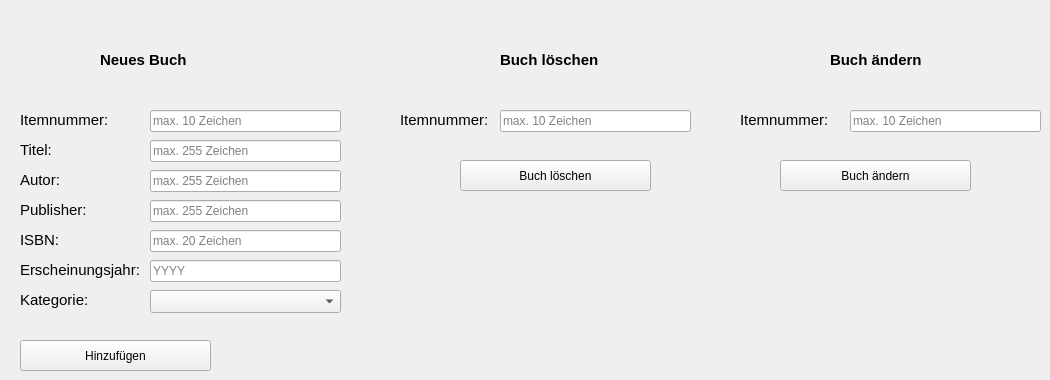
   <widget class="QWidget" name="pageNewItem">
    <widget class="QLabel" name="label_12">
     <property name="geometry">
      <rect>
       <x>20</x>
       <y>140</y>
       <width>121</width>
       <height>20</height>
      </rect>
     </property>
     <property name="font">
      <font>
       <pointsize>11</pointsize>
       <underline>false</underline>
       <kerning>true</kerning>
      </font>
     </property>
     <property name="text">
      <string>Titel:</string>
     </property>
    </widget>
    <widget class="QLabel" name="label_13">
     <property name="geometry">
      <rect>
       <x>100</x>
       <y>50</y>
       <width>121</width>
       <height>20</height>
      </rect>
     </property>
     <property name="font">
      <font>
       <pointsize>11</pointsize>
       <italic>false</italic>
       <bold>true</bold>
       <underline>false</underline>
       <kerning>true</kerning>
      </font>
     </property>
     <property name="text">
      <string>Neues Buch </string>
     </property>
    </widget>
    <widget class="QLineEdit" name="lineNewItemNum">
     <property name="geometry">
      <rect>
       <x>150</x>
       <y>110</y>
       <width>191</width>
       <height>22</height>
      </rect>
     </property>
     <property name="placeholderText">
      <string>max. 10 Zeichen</string>
     </property>
    </widget>
    <widget class="QLineEdit" name="lineNewItemAutor">
     <property name="geometry">
      <rect>
       <x>150</x>
       <y>170</y>
       <width>191</width>
       <height>22</height>
      </rect>
     </property>
     <property name="placeholderText">
      <string>max. 255 Zeichen</string>
     </property>
    </widget>
    <widget class="QLineEdit" name="lineNewItemTitle">
     <property name="geometry">
      <rect>
       <x>150</x>
       <y>140</y>
       <width>191</width>
       <height>22</height>
      </rect>
     </property>
     <property name="text">
      <string/>
     </property>
     <property name="placeholderText">
      <string>max. 255 Zeichen</string>
     </property>
    </widget>
    <widget class="QLabel" name="label_15">
     <property name="geometry">
      <rect>
       <x>20</x>
       <y>170</y>
       <width>121</width>
       <height>20</height>
      </rect>
     </property>
     <property name="font">
      <font>
       <pointsize>11</pointsize>
       <underline>false</underline>
       <kerning>true</kerning>
      </font>
     </property>
     <property name="text">
      <string>Autor:</string>
     </property>
    </widget>
    <widget class="QPushButton" name="btnNewItemAdd">
     <property name="geometry">
      <rect>
       <x>20</x>
       <y>340</y>
       <width>191</width>
       <height>31</height>
      </rect>
     </property>
     <property name="focusPolicy">
      <enum>Qt::FocusPolicy::NoFocus</enum>
     </property>
     <property name="text">
      <string>Hinzufügen</string>
     </property>
    </widget>
    <widget class="QLabel" name="label_19">
     <property name="geometry">
      <rect>
       <x>20</x>
       <y>290</y>
       <width>121</width>
       <height>20</height>
      </rect>
     </property>
     <property name="font">
      <font>
       <pointsize>11</pointsize>
       <underline>false</underline>
       <kerning>true</kerning>
      </font>
     </property>
     <property name="text">
      <string>Kategorie:</string>
     </property>
    </widget>
    <widget class="QComboBox" name="boxType">
     <property name="geometry">
      <rect>
       <x>150</x>
       <y>290</y>
       <width>191</width>
       <height>23</height>
      </rect>
     </property>
    </widget>
    <widget class="QLineEdit" name="lineNewItemPubl">
     <property name="geometry">
      <rect>
       <x>150</x>
       <y>200</y>
       <width>191</width>
       <height>22</height>
      </rect>
     </property>
     <property name="placeholderText">
      <string>max. 255 Zeichen</string>
     </property>
    </widget>
    <widget class="QLabel" name="label_16">
     <property name="geometry">
      <rect>
       <x>20</x>
       <y>200</y>
       <width>121</width>
       <height>20</height>
      </rect>
     </property>
     <property name="font">
      <font>
       <pointsize>11</pointsize>
       <underline>false</underline>
       <kerning>true</kerning>
      </font>
     </property>
     <property name="text">
      <string>Publisher:</string>
     </property>
    </widget>
    <widget class="QLineEdit" name="lineNewItemISBN">
     <property name="geometry">
      <rect>
       <x>150</x>
       <y>230</y>
       <width>191</width>
       <height>22</height>
      </rect>
     </property>
     <property name="placeholderText">
      <string>max. 20 Zeichen</string>
     </property>
    </widget>
    <widget class="QLabel" name="label_17">
     <property name="geometry">
      <rect>
       <x>20</x>
       <y>230</y>
       <width>121</width>
       <height>20</height>
      </rect>
     </property>
     <property name="font">
      <font>
       <pointsize>11</pointsize>
       <underline>false</underline>
       <kerning>true</kerning>
      </font>
     </property>
     <property name="text">
      <string>ISBN:</string>
     </property>
    </widget>
    <widget class="QLineEdit" name="lineNewItemYear">
     <property name="geometry">
      <rect>
       <x>150</x>
       <y>260</y>
       <width>191</width>
       <height>22</height>
      </rect>
     </property>
     <property name="text">
      <string/>
     </property>
     <property name="placeholderText">
      <string>YYYY</string>
     </property>
    </widget>
    <widget class="QLabel" name="label_20">
     <property name="geometry">
      <rect>
       <x>20</x>
       <y>260</y>
       <width>121</width>
       <height>20</height>
      </rect>
     </property>
     <property name="font">
      <font>
       <pointsize>11</pointsize>
       <underline>false</underline>
       <kerning>true</kerning>
      </font>
     </property>
     <property name="text">
      <string>Erscheinungsjahr:</string>
     </property>
    </widget>
    <widget class="QLabel" name="label_14">
     <property name="geometry">
      <rect>
       <x>20</x>
       <y>110</y>
       <width>121</width>
       <height>20</height>
      </rect>
     </property>
     <property name="font">
      <font>
       <pointsize>11</pointsize>
       <underline>false</underline>
       <kerning>true</kerning>
      </font>
     </property>
     <property name="text">
      <string>Itemnummer:</string>
     </property>
    </widget>
    <widget class="QLabel" name="label_21">
     <property name="geometry">
      <rect>
       <x>500</x>
       <y>50</y>
       <width>121</width>
       <height>20</height>
      </rect>
     </property>
     <property name="font">
      <font>
       <pointsize>11</pointsize>
       <italic>false</italic>
       <bold>true</bold>
       <underline>false</underline>
       <kerning>true</kerning>
      </font>
     </property>
     <property name="text">
      <string>Buch löschen </string>
     </property>
    </widget>
    <widget class="QLabel" name="label_22">
     <property name="geometry">
      <rect>
       <x>400</x>
       <y>110</y>
       <width>121</width>
       <height>20</height>
      </rect>
     </property>
     <property name="font">
      <font>
       <pointsize>11</pointsize>
       <underline>false</underline>
       <kerning>true</kerning>
      </font>
     </property>
     <property name="text">
      <string>Itemnummer:</string>
     </property>
    </widget>
    <widget class="QLineEdit" name="lineDelItemNum">
     <property name="geometry">
      <rect>
       <x>500</x>
       <y>110</y>
       <width>191</width>
       <height>22</height>
      </rect>
     </property>
     <property name="placeholderText">
      <string>max. 10 Zeichen</string>
     </property>
    </widget>
    <widget class="QPushButton" name="btnDelItem">
     <property name="geometry">
      <rect>
       <x>460</x>
       <y>160</y>
       <width>191</width>
       <height>31</height>
      </rect>
     </property>
     <property name="focusPolicy">
      <enum>Qt::FocusPolicy::NoFocus</enum>
     </property>
     <property name="text">
      <string>Buch löschen</string>
     </property>
    </widget>
    <widget class="QLineEdit" name="lineChangeItemNum">
     <property name="geometry">
      <rect>
       <x>850</x>
       <y>110</y>
       <width>191</width>
       <height>22</height>
      </rect>
     </property>
     <property name="placeholderText">
      <string>max. 10 Zeichen</string>
     </property>
    </widget>
    <widget class="QLabel" name="label_23">
     <property name="geometry">
      <rect>
       <x>740</x>
       <y>110</y>
       <width>121</width>
       <height>20</height>
      </rect>
     </property>
     <property name="font">
      <font>
       <pointsize>11</pointsize>
       <underline>false</underline>
       <kerning>true</kerning>
      </font>
     </property>
     <property name="text">
      <string>Itemnummer:</string>
     </property>
    </widget>
    <widget class="QLabel" name="label_24">
     <property name="geometry">
      <rect>
       <x>830</x>
       <y>50</y>
       <width>121</width>
       <height>20</height>
      </rect>
     </property>
     <property name="font">
      <font>
       <pointsize>11</pointsize>
       <italic>false</italic>
       <bold>true</bold>
       <underline>false</underline>
       <kerning>true</kerning>
      </font>
     </property>
     <property name="text">
      <string>Buch ändern</string>
     </property>
    </widget>
    <widget class="QPushButton" name="btnChangeItem">
     <property name="geometry">
      <rect>
       <x>780</x>
       <y>160</y>
       <width>191</width>
       <height>31</height>
      </rect>
     </property>
     <property name="focusPolicy">
      <enum>Qt::FocusPolicy::NoFocus</enum>
     </property>
     <property name="text">
      <string>Buch ändern</string>
     </property>
    </widget>
   </widget>
